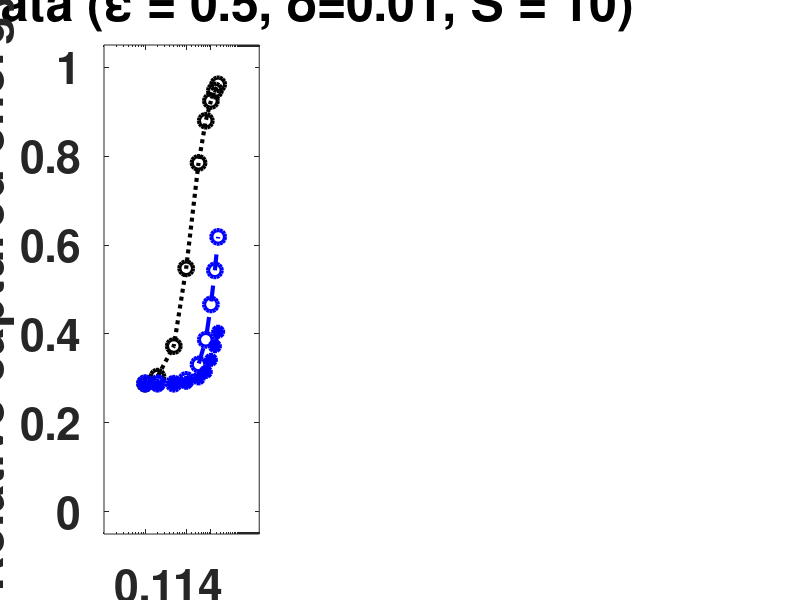

Write the MATLAB code that produced this figure. (Note: this script raises an error after producing the figure.)
clear;clc;close all

FS = 36;

%% for synth data
load synth_vs_samples.mat
subplot(131)

en_pool_ndp_mean = mean(en_pool_ndp);
en_pool_dp_mean = mean(en_pool_dp) ./ en_pool_ndp_mean;
en_dist_hafiz_ndp_mean = mean(en_dist_hafiz_ndp) ./ en_pool_ndp_mean;
en_dist_hafiz_dp_mean = mean(en_dist_hafiz_dp) ./ en_pool_ndp_mean;
en_loc_hafiz_ndp_mean = mean(en_loc_hafiz_ndp) ./ en_pool_ndp_mean;
en_loc_hafiz_dp_mean = mean(en_loc_hafiz_dp) ./ en_pool_ndp_mean;

semilogx(N_all, en_pool_dp_mean,'ko:','LineWidth',3,'MarkerSize',10); hold on
% semilogx(N_all, en_dist_hafiz_ndp_mean,'rs--','LineWidth',3,'MarkerSize',10); hold on
semilogx(N_all, en_dist_hafiz_dp_mean,'bo--','LineWidth',3,'MarkerSize',10); hold on
% semilogx(N_all, en_loc_hafiz_ndp_mean,'r*--','LineWidth',3,'MarkerSize',10); hold on
semilogx(N_all, en_loc_hafiz_dp_mean,'b*--','LineWidth',3,'MarkerSize',10); hold on

axis([N_all(1)/10 N_all(end)*10 -0.05 1.05])
xticks(N_all(1:3:end))
xticklabels({'0.1', '1', '4'})

set(gca,'FontSize',FS-4,'FontWeight','bold')
xlabel('Local sample size in 1000 (N_s)','FontSize',FS,'FontWeight','bold');
ylabel('Relative captured energy','FontSize',FS,'FontWeight','bold');
title('Synthetic data (\epsilon = 0.5, \delta=0.01, S = 10)','FontSize',FS,'FontWeight','bold')
% legend('Pool DP','DistH nDP', 'DistH DP', 'LocH nDP', 'LocH DP', 'Location','NE')
legend('Pooled DP', 'DPdisPCA', 'Local DP', 'Location','NW')

% subplot(234)
% en_pool_dp_mean = mean(en_pool_dp) ./ en_pool_ndp_mean;
% en_dist_djica_ndp_mean = mean(en_dist_djica_ndp) ./ en_pool_ndp_mean;
% en_dist_djica_dp_mean = mean(en_dist_djica_dp) ./ en_pool_ndp_mean;
% en_loc_djica_ndp_mean = mean(en_loc_djica_ndp) ./ en_pool_ndp_mean;
% en_loc_djica_dp_mean = mean(en_loc_djica_dp) ./ en_pool_ndp_mean;
% 
% semilogx(N_all, en_pool_dp_mean,'ko:','LineWidth',3,'MarkerSize',10); hold on
% semilogx(N_all, en_dist_djica_ndp_mean,'rs-.','LineWidth',3,'MarkerSize',10); hold on
% semilogx(N_all, en_dist_djica_dp_mean,'bo-.','LineWidth',3,'MarkerSize',10); hold on
% semilogx(N_all, en_loc_djica_ndp_mean,'r*-.','LineWidth',3,'MarkerSize',10); hold on
% semilogx(N_all, en_loc_djica_dp_mean,'b*-.','LineWidth',3,'MarkerSize',10); hold on
% 
% axis([N_all(1)/10 N_all(end)*10 -0.05 1.05])
% xticks(N_all(1:3:end))
% xticklabels({'0.1', '1', '4'})
% 
% set(gca,'FontSize',FS-4,'FontWeight','bold')
% xlabel('Local sample size in 1000 (N_s)','FontSize',FS,'FontWeight','bold');
% ylabel('Relative captured energy','FontSize',FS,'FontWeight','bold');
% title('Synthetic data (\epsilon = 0.5, \delta=0.01, S = 10)','FontSize',FS,'FontWeight','bold')
% legend('Pool DP', 'DistD nDP', 'DistD DP', 'LocD nDP', 'LocD DP', 'Location','NE')

%% for MNIST data
load mnist_vs_samples.mat
subplot(132)

en_pool_ndp_mean = mean(en_pool_ndp);
en_pool_dp_mean = mean(en_pool_dp) ./ en_pool_ndp_mean;
en_dist_hafiz_ndp_mean = mean(en_dist_hafiz_ndp) ./ en_pool_ndp_mean;
en_dist_hafiz_dp_mean = mean(en_dist_hafiz_dp) ./ en_pool_ndp_mean;
en_loc_hafiz_ndp_mean = mean(en_loc_hafiz_ndp) ./ en_pool_ndp_mean;
en_loc_hafiz_dp_mean = mean(en_loc_hafiz_dp) ./ en_pool_ndp_mean;

semilogx(N_all, en_pool_dp_mean,'ko:','LineWidth',3,'MarkerSize',10); hold on
% semilogx(N_all, en_dist_hafiz_ndp_mean,'rs--','LineWidth',3,'MarkerSize',10); hold on
semilogx(N_all, en_dist_hafiz_dp_mean,'bo--','LineWidth',3,'MarkerSize',10); hold on
% semilogx(N_all, en_loc_hafiz_ndp_mean,'r*--','LineWidth',3,'MarkerSize',10); hold on
semilogx(N_all, en_loc_hafiz_dp_mean,'b*--','LineWidth',3,'MarkerSize',10); hold on


axis([N_all(1)/10 N_all(end)*10 -0.05 1.05])
xticks(N_all(1:3:end))
xticklabels({'0.1', '1', '4'})

set(gca,'FontSize',FS-4,'FontWeight','bold')
xlabel('Local sample size in 1000 (N_s)','FontSize',FS,'FontWeight','bold');
ylabel('Relative captured energy','FontSize',FS,'FontWeight','bold');
title('MNIST data (\epsilon = 1, \delta=0.01, S = 10)','FontSize',FS,'FontWeight','bold')
% legend('Pool DP','DistH nDP', 'DistH DP', 'LocH nDP', 'LocH DP', 'Location','NE')
legend('Pooled DP', 'DPdisPCA', 'Local DP', 'Location','NW')

% subplot(235)
% en_pool_dp_mean = mean(en_pool_dp) ./ en_pool_ndp_mean;
% en_dist_djica_ndp_mean = mean(en_dist_djica_ndp) ./ en_pool_ndp_mean;
% en_dist_djica_dp_mean = mean(en_dist_djica_dp) ./ en_pool_ndp_mean;
% en_loc_djica_ndp_mean = mean(en_loc_djica_ndp) ./ en_pool_ndp_mean;
% en_loc_djica_dp_mean = mean(en_loc_djica_dp) ./ en_pool_ndp_mean;
% 
% semilogx(N_all, en_pool_dp_mean,'ko:','LineWidth',3,'MarkerSize',10); hold on
% semilogx(N_all, en_dist_djica_ndp_mean,'rs-.','LineWidth',3,'MarkerSize',10); hold on
% semilogx(N_all, en_dist_djica_dp_mean,'bo-.','LineWidth',3,'MarkerSize',10); hold on
% semilogx(N_all, en_loc_djica_ndp_mean,'r*-.','LineWidth',3,'MarkerSize',10); hold on
% semilogx(N_all, en_loc_djica_dp_mean,'b*-.','LineWidth',3,'MarkerSize',10); hold on
% 
% axis([N_all(1)/10 N_all(end)*10 -0.05 1.05])
% xticks(N_all(1:3:end))
% xticklabels({'0.1', '1', '4'})
% 
% set(gca,'FontSize',FS-4,'FontWeight','bold')
% xlabel('Local sample size in 1000 (N_s)','FontSize',FS,'FontWeight','bold');
% ylabel('Relative captured energy','FontSize',FS,'FontWeight','bold');
% title('MNIST data (\epsilon = 1, \delta=0.01, S = 10)','FontSize',FS,'FontWeight','bold')
% legend('Pool DP', 'DistD nDP', 'DistD DP', 'LocD nDP', 'LocD DP', 'Location','NE')

%% for covtype data
load covtype_vs_samples.mat
subplot(133)

en_pool_ndp_mean = mean(en_pool_ndp);
en_pool_dp_mean = mean(en_pool_dp) ./ en_pool_ndp_mean;
en_dist_hafiz_ndp_mean = mean(en_dist_hafiz_ndp) ./ en_pool_ndp_mean;
en_dist_hafiz_dp_mean = mean(en_dist_hafiz_dp) ./ en_pool_ndp_mean;
en_loc_hafiz_ndp_mean = mean(en_loc_hafiz_ndp) ./ en_pool_ndp_mean;
en_loc_hafiz_dp_mean = mean(en_loc_hafiz_dp) ./ en_pool_ndp_mean;

semilogx(N_all, en_pool_dp_mean,'ko:','LineWidth',3,'MarkerSize',10); hold on
% semilogx(N_all, en_dist_hafiz_ndp_mean,'rs--','LineWidth',3,'MarkerSize',10); hold on
semilogx(N_all, en_dist_hafiz_dp_mean,'bo--','LineWidth',3,'MarkerSize',10); hold on
% semilogx(N_all, en_loc_hafiz_ndp_mean,'r*--','LineWidth',3,'MarkerSize',10); hold on
semilogx(N_all, en_loc_hafiz_dp_mean,'b*--','LineWidth',3,'MarkerSize',10); hold on


axis([N_all(1)/10 N_all(end)*10 -0.05 1.05])
xticks(N_all(1:3:end))
xticklabels({'0.1', '1', '4'})

set(gca,'FontSize',FS-4,'FontWeight','bold')
xlabel('Local sample size in 1000 (N_s)','FontSize',FS,'FontWeight','bold');
ylabel('Relative captured energy','FontSize',FS,'FontWeight','bold');
title('COVTYPE data (\epsilon = 0.1, \delta=0.01, S = 10)','FontSize',FS,'FontWeight','bold')
% legend('Pool DP','DistH nDP', 'DistH DP', 'LocH nDP', 'LocH DP', 'Location','NE')
legend('Pooled DP', 'DPdisPCA', 'Local DP', 'Location','NW')

% subplot(236)
% en_pool_dp_mean = mean(en_pool_dp) ./ en_pool_ndp_mean;
% en_dist_djica_ndp_mean = mean(en_dist_djica_ndp) ./ en_pool_ndp_mean;
% en_dist_djica_dp_mean = mean(en_dist_djica_dp) ./ en_pool_ndp_mean;
% en_loc_djica_ndp_mean = mean(en_loc_djica_ndp) ./ en_pool_ndp_mean;
% en_loc_djica_dp_mean = mean(en_loc_djica_dp) ./ en_pool_ndp_mean;
% 
% semilogx(N_all, en_pool_dp_mean,'ko:','LineWidth',3,'MarkerSize',10); hold on
% semilogx(N_all, en_dist_djica_ndp_mean,'rs-.','LineWidth',3,'MarkerSize',10); hold on
% semilogx(N_all, en_dist_djica_dp_mean,'bo-.','LineWidth',3,'MarkerSize',10); hold on
% semilogx(N_all, en_loc_djica_ndp_mean,'r*-.','LineWidth',3,'MarkerSize',10); hold on
% semilogx(N_all, en_loc_djica_dp_mean,'b*-.','LineWidth',3,'MarkerSize',10); hold on
% 
% axis([N_all(1)/10 N_all(end)*10 -0.05 1.05])
% xticks(N_all(1:3:end))
% xticklabels({'0.1', '1', '4'})
% 
% set(gca,'FontSize',FS-4,'FontWeight','bold')
% xlabel('Local sample size in 1000 (N_s)','FontSize',FS,'FontWeight','bold');
% ylabel('Relative captured energy','FontSize',FS,'FontWeight','bold');
% title('COVTYPE data (\epsilon = 0.1, \delta=0.01, S = 10)','FontSize',FS,'FontWeight','bold')
% legend('Pool DP', 'DistD nDP', 'DistD DP', 'LocD nDP', 'LocD DP', 'Location','NE')